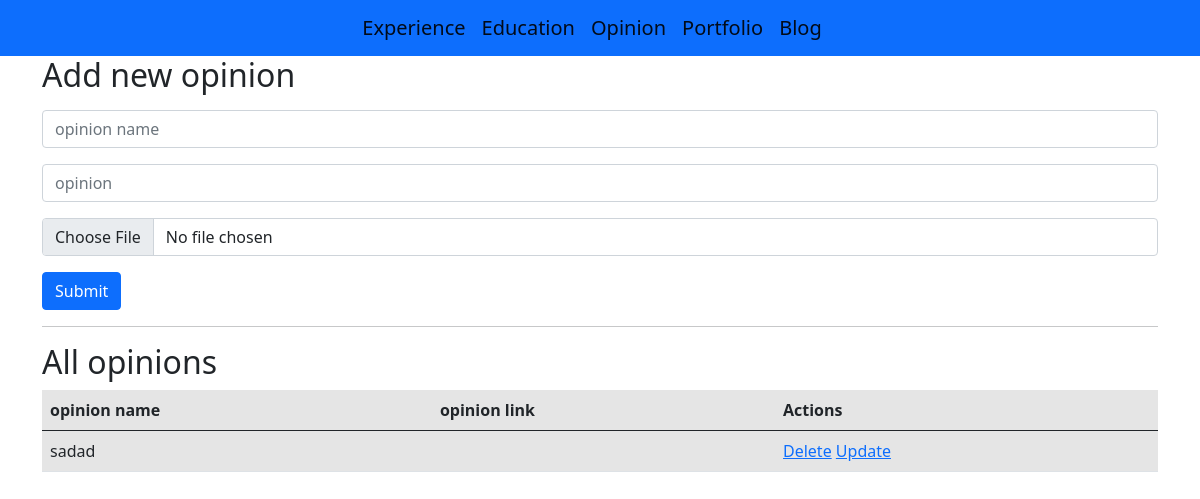
Page /admin/opinion on the earlier database version.
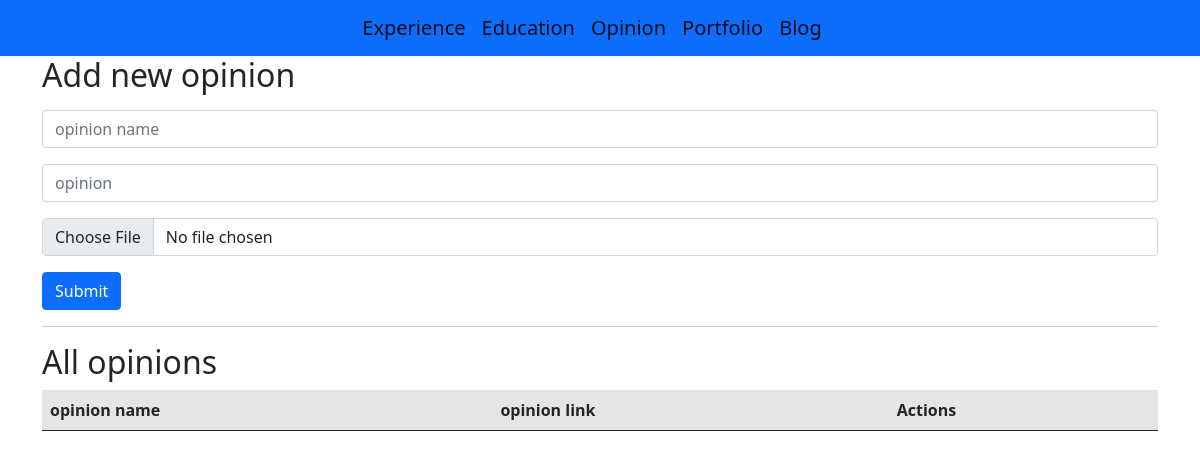
Same page on the later database version.
### models.py (models this page shows)
class Opinion(db.Model):
    id = db.Column(db.Integer, primary_key=True)
    opinion_name = db.Column(db.String(50))
    opinion_text = db.Column(db.String(100))
    opinion_img = db.Column(db.String(200))

### app.py (the view, shortened to what this page needs)
@app.route("/admin/opinion", methods=['GET', 'POST'])
def admin_opinion():
    from models import Opinion
    opinion=Opinion.query.all()
    return render_template('admin/opinion.html', opinion=opinion)

### templates/admin/opinion.html
{% extends "admin/base.html" %} {% block content %}
<h2>Add new opinion</h2>
<form action="/admin/opinion" method="POST" enctype="multipart/form-data">
    <div class="mt-3">
        <input type="text" class="form-control" placeholder="opinion name" name="opinion_name">
    </div>
    <div class="mt-3">
        <input type="text" class="form-control" placeholder="opinion " name="opinion_text">
    </div>
    <div class="mt-3">
        <input type="file" class="form-control" placeholder="opinion image" name="opinion_img">
    </div>
    <button type="submit" class="btn btn-primary mt-3">Submit</button>
</form>
<hr>
<h2>All opinions</h2>
<table class="table table-active">
    <thead>
        <tr>
            <th scope="col">opinion name</th>
            <th scope="col">opinion link</th>
            <th scope="col">Actions</th>
        </tr>
    </thead>
    <tbody>
        {% for opinion in opinion %}
        <tr>
            <td>{{opinion.opinion_name}}</td>
            <td>{{opinion.opinion_text}}</td>
            <td>
                <a href="/admin/opinion/delete/{{opinion.id}}">Delete</a>
                <a href="/admin/opinion/update/{{opinion.id}}">Update</a>
            </td>
        </tr>
        {% endfor %}
    </tbody>
</table>
{% endblock %}

Differences in the rows shown:
removed Opinion: opinion_name "sadad"
